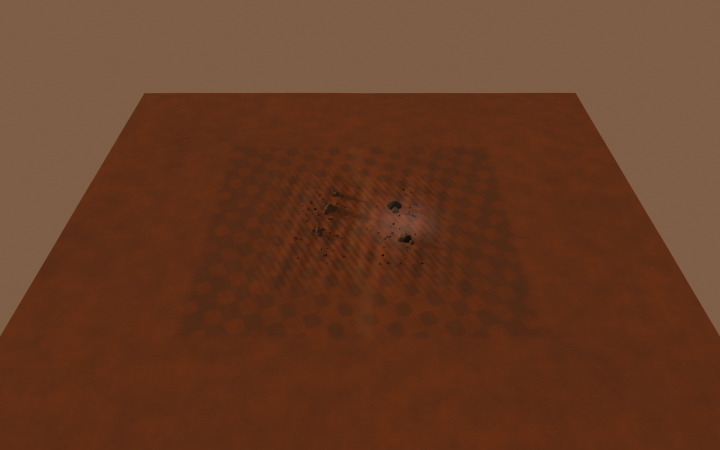
#> input picture SourceArt/Blender/Studies/BrokenWorldBadlandsExpandedOverview.png, 1440 x 900 px, given in place of WhiteLimestone_ApprovedAlbedo.png, which was not available (shown at 1/2 size)
$ python generate_white_limestone_maps.py ../../../SourceArt/Blender/Studies ../../../SourceArt/Blender/Studies
#> lines starting #> are read from the running program, lines starting #| are printed output that depends on the picture; pictures that were not available may be replaced by others from this repository, and a replacement may not be noted
"""Derive restrained material data from the owner-approved generated albedo.
The albedo is copied byte-for-byte. Relief is an artistic interpretation, not measured data.
Run with the local Python environment: SCRIPT CHECKOUT_ROOT APPROVED_PREVIEW.
"""
import hashlib, json, shutil, sys
from pathlib import Path
import numpy as np
from PIL import Image, ImageFilter

root=Path(sys.argv[1]).resolve(); preview=Path(sys.argv[2]).resolve()
base=root/'SourceArt/Blender/Studies/BooterGroundSetup/LimestoneRock01/ApprovedWhiteV2'
source=base/'SourceTextures'
if base.exists(): raise FileExistsError('Preserve the existing approved material version before rebuilding')
source.mkdir(parents=True)
albedo=source/'WhiteLimestone_ApprovedAlbedo.png'
shutil.copy2(preview,albedo)
image=Image.open(albedo).convert('RGB')
rgb=np.asarray(image,dtype=np.float32)/255
lum=rgb@np.array([.2126,.7152,.0722],dtype=np.float32)
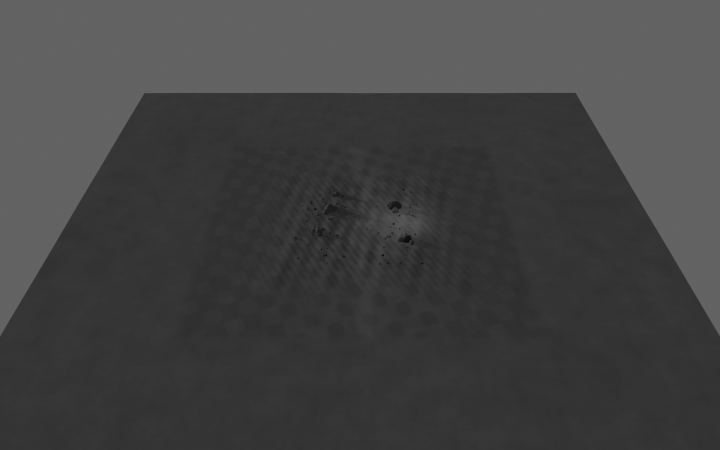
#> lum: shape (900, 1440) float32 (shown at 1/2 size); min 0.0405, max 0.389, mean 0.262
gray=Image.fromarray(np.round(lum*255).astype(np.uint8))
blur=np.asarray(gray.filter(ImageFilter.GaussianBlur(6)),dtype=np.float32)/255
relief=lum-blur
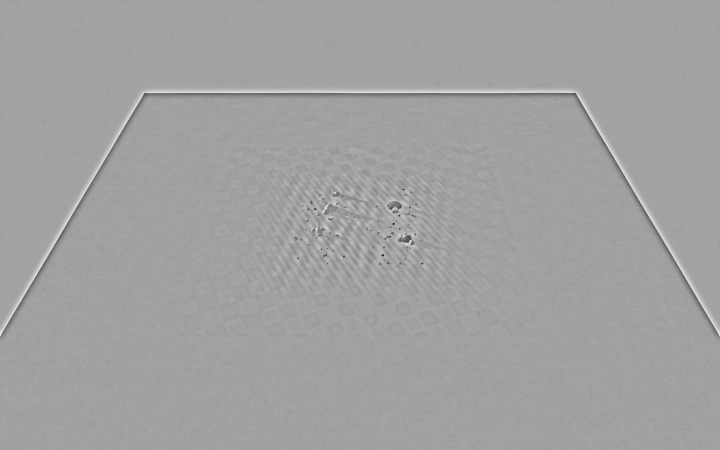
#> relief: shape (900, 1440) float32 (shown at 1/2 size); min -0.195, max 0.114, mean 0.000624; drawn with min black and max white
scale=max(float(np.percentile(np.abs(relief),98)),.005)
#> scale = 0.0316
height=np.clip(.5+.25*relief/scale,.1,.9)
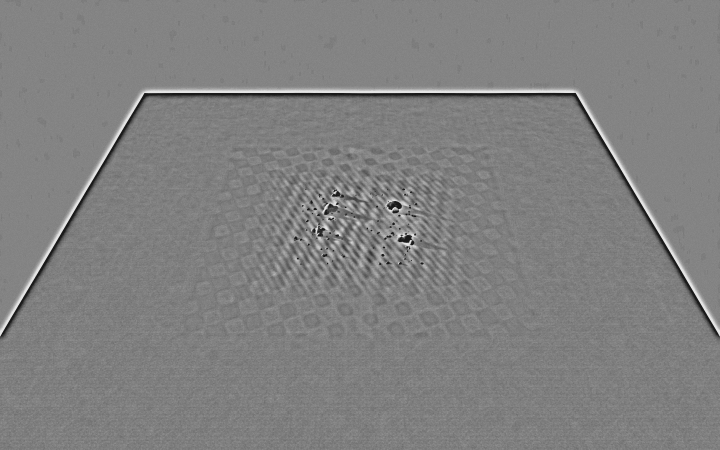
#> height: shape (900, 1440) float32 (shown at 1/2 size); min 0.1, max 0.9, mean 0.505
# Fine pores are gently rougher than the worn raised mineral grain.
rough=np.clip(.80+.10*(.5-height),.74,.86)
ao=np.clip(1-.12*np.clip((.5-height)*2,0,1),.88,1)
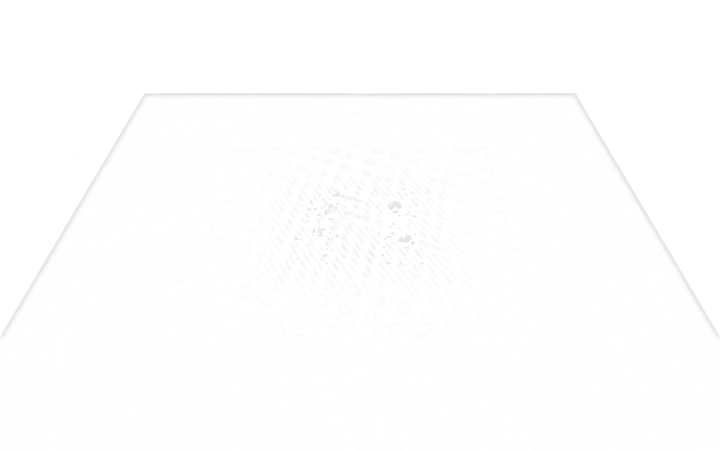
#> ao: shape (900, 1440) float32 (shown at 1/2 size); min 0.904, max 1, mean 0.997
Image.fromarray(np.round(height*65535).astype(np.uint16)).save(source/'WhiteLimestone_Height16.png')
for name,array in [('Roughness',rough),('Occlusion',ao)]:
    Image.fromarray(np.round(array*255).astype(np.uint8)).save(source/f'WhiteLimestone_{name}.png')
#> this loop made 2 passes
#> name on passes 1 to 2: 'Roughness', 'Occlusion'
report=dict(approved_preview=str(preview),copied_albedo_sha256=hashlib.sha256(albedo.read_bytes()).hexdigest(),
#> (the run stopped early here; a loop or call above may not have finished)

$ run again, on SourceArt/Blender/Studies/BrokenWorldBadlandsIrregularTerrainReview.png
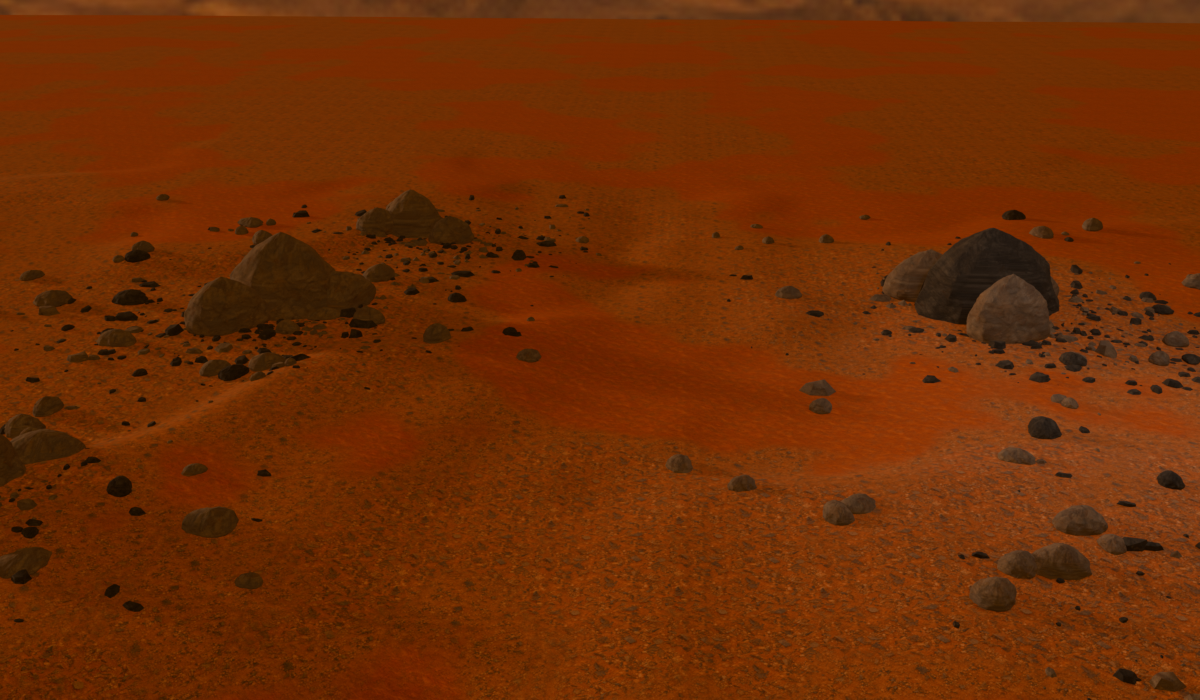
#> input picture SourceArt/Blender/Studies/BrokenWorldBadlandsIrregularTerrainReview.png, 1200 x 700 px, given in place of WhiteLimestone_ApprovedAlbedo.png, which was not available
#> `relief=lum-blur`:
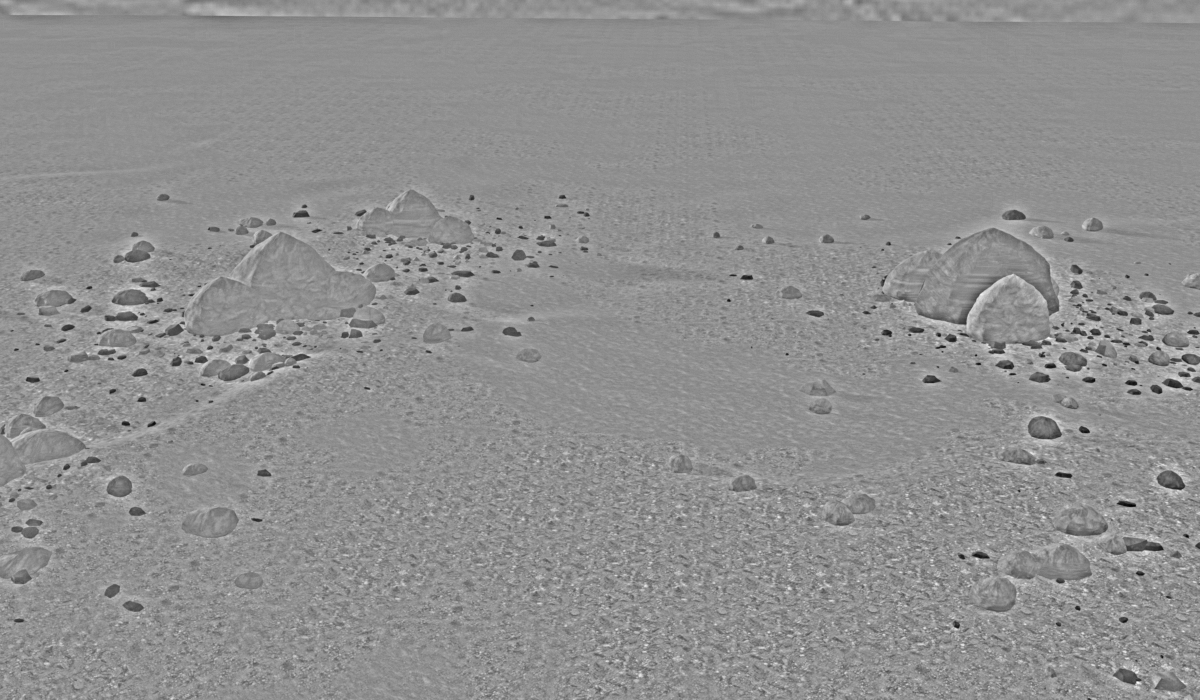
#> relief: shape (700, 1200) float32; min -0.192, max 0.148, mean 7.51e-06; drawn with min black and max white
#> scale = 0.0594
#> `ao=np.clip(1-.12*np.clip((.5-height)*2,0,1),.88,1)`:
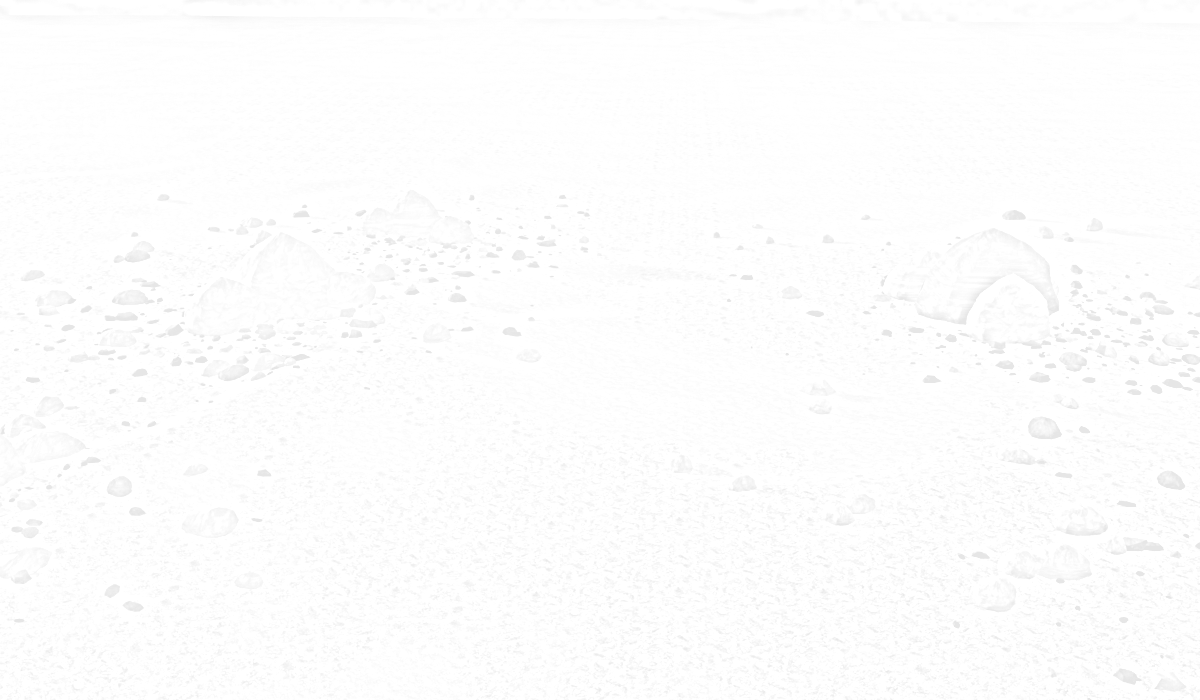
#> ao: shape (700, 1200) float32; min 0.904, max 1, mean 0.994
#> the loop `for name,array in [('Roughness',rough),('Occlusion',ao)]:` made 2 passes
#> name on passes 1 to 2: 'Roughness', 'Occlusion'
